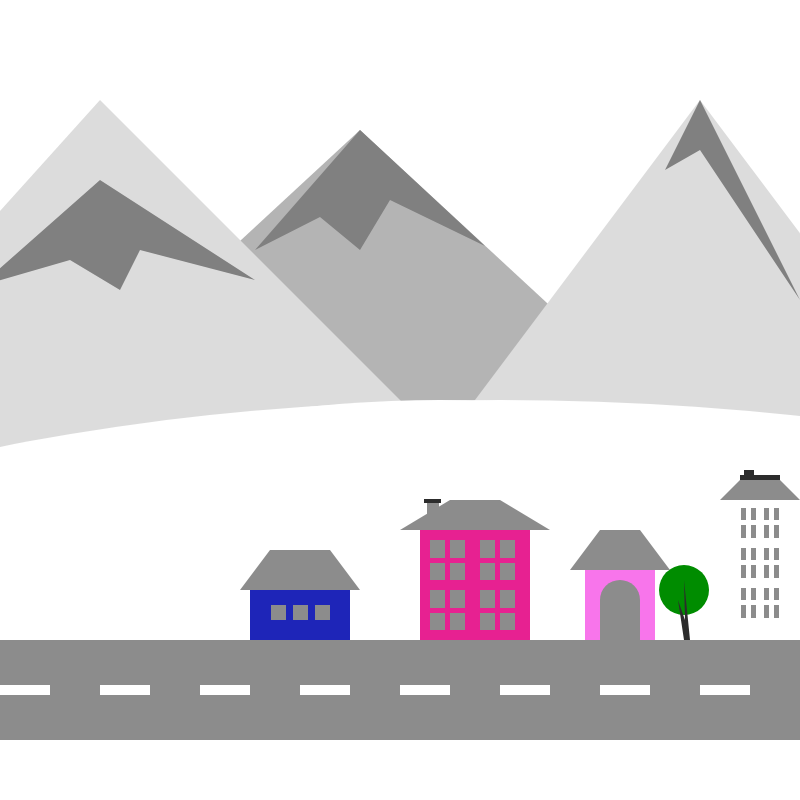
Frame 1 (no input)
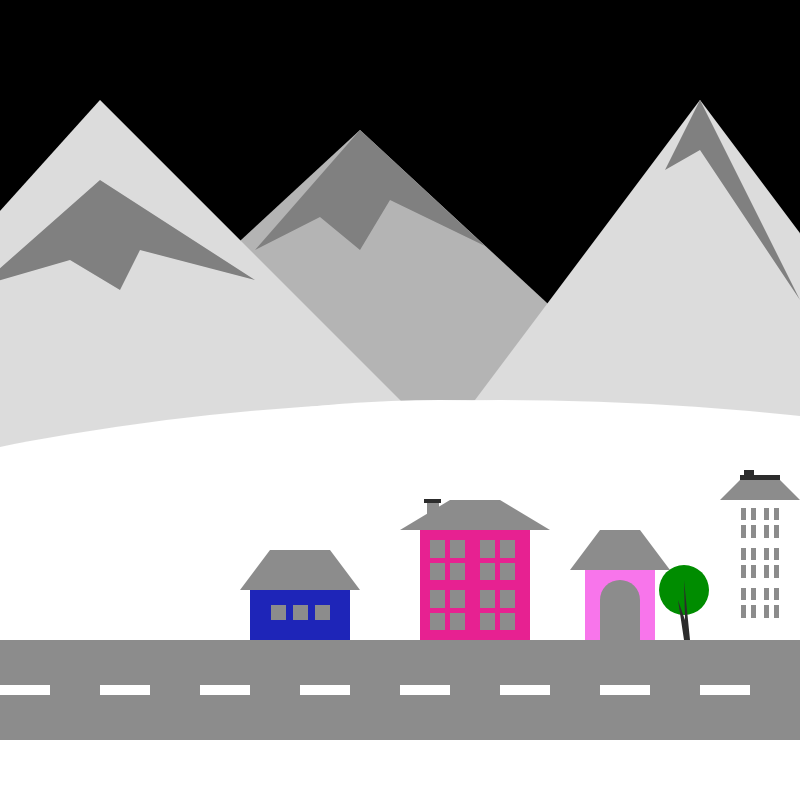
Frame 60 (no input)
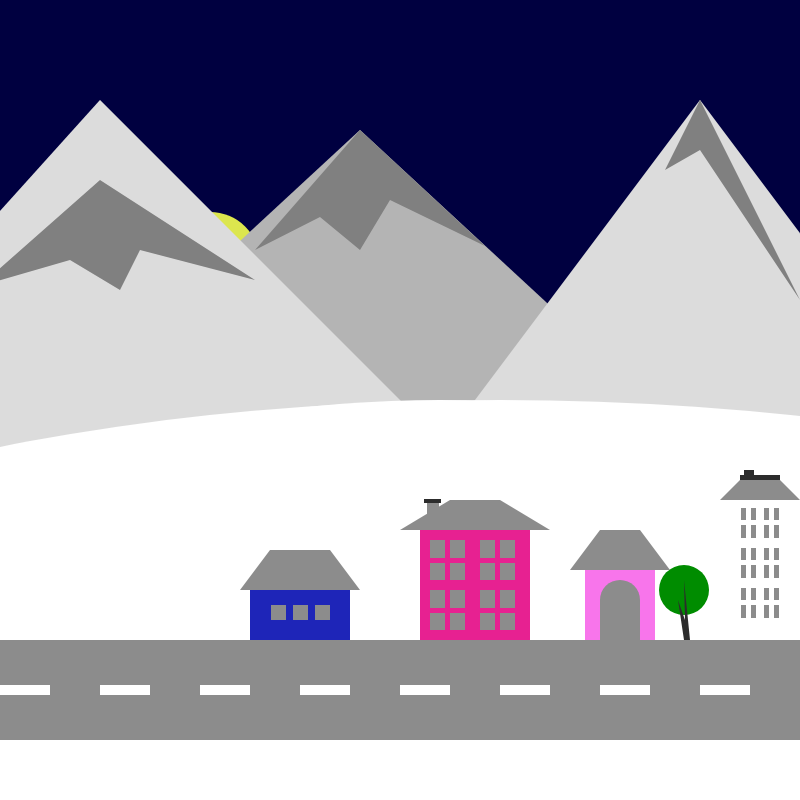
Frame 120 (the mouse pressed at the canvas centre since frame 60)

The p5.js sketch that drew these frames (run headless with seeded random() and noise() and a simulated clock; from frame 60 on, the mouse is pressed at the canvas centre):

// p5.js sketch
// ── sketch.js
let a;
let b;
let c;
let randomColor = '#'+Math.floor(Math.random()*16777215).toString(16); // Zahl ist eine Ganzzahl; Die Ganzzahl soll random Zahl sein ; Farben im Hex-Code --> Farbe mit dem höchsten Wert ist 167777215 
let randomColor2 = '#'+Math.floor(Math.random()*16777215).toString(16);
let randomColor3 = '#'+Math.floor(Math.random()*16777215).toString(16);
let randomColor4 = '#'+Math.floor(Math.random()*16777215).toString(16);


let s = 500; //Variable für Sonnne Start Punkt y-Koordinate
let m = 1000; //Variable für Mond  Start Punkt y-Koordinate 
let speed = 2; //Festgelegte Geschindigkeit wie schnell die Sonne und Mond sich bewegen

function setup() {
  createCanvas(800,800); 
}

function draw() {
  background(0,0,a,200); // Hintergrund mit Variable da sich der Hintergrund ändern soll

if((s>0) && (s < 500)) { //Hintergrundveränderung: Wenn die Sonne zwischen 0 und oder 500 ist (kooridinaten) --> dann gilt a=c
  a = c //Veränderung Hintergrund vorallem die Geschwindigkeit der Anpassung der Farbe beim Hintergrund
}
if((s > -555) && (s < 0)) { //Hintergrundveränderung: Wenn die Sonne zwischen -555 und oder 0 (koordinaten) --> ist dann gilt a=b
  a = b //Veränderung Hintergrund vor allem die Geschwindigkeit der Anpassung der Farbe beim Hintergrund
}

// SUN
fill(220,230,78); //Farbe von der Sonne
ellipse(210,s,100,100); //Kreis erstellt (x-Koordinate, y-Koordinate, Breite, Höhe) --> s = Variable verändert die Lokation der Sonne
s = s - speed 
if(s <= -555){ //Wenn die Sonne bei -555 oder einem kleineren Wert ankommt dann soll sie wieder bei 500 anfangen
  s = 500;

} 
c = (-1.8*(s-300)); //Variable zum verändern des Hintergrunds

// Moon
fill(240); //Farbe von dem Mond
ellipse(210,m,100,100); //Kreis erstellt (x-Koordinate, y-Koordinate, Breite, Höhe) --> s = Variable verändert die Lokation vom Mond
m = m -speed
  if(m<= - 555) { //Wenn der Mond bei -555 oder einem kleineren Wert ankommt 
    m = 500;

  }
b = -300 + m * 1.8;

// Mountain
fill(180,180,180); //Farbe des Berg hinten
strokeWeight(0); //Linienstärke gleich 0 somit keine Linie vorhanden 
triangle(360,130,760,500,-40,500); // Dreieck (x1,y1,x2,y2,x3,y3)
fill(128,128,128); //Farbe von Form auf Berg
strokeWeight(0); //Linienstärke gleich 0 somit keine Linie vorhanden
beginShape(); //Beginn einer Form
vertex(360,130); //Koordinaten von einem Punkt (x,y); verbinden sich zu einer Form 
vertex(485,246);
vertex(390,200);
vertex(360,250);
vertex(320,217);
vertex(255,250);
endShape(CLOSE); //Ende der Form wichtig

//other Moutntain
fill(220,220,220); //Farbe des Berg hinten
strokeWeight(0); //Linienstärke gleich 0 somit keine Linie vorhanden 
triangle(700,100,1000,500,400,500); // Dreieck (x1,y1,x2,y2,x3,y3)
fill(128,128,128); //Form auf Berg
strokeWeight(0); //Linienstärke gleich 0 somit keine Linie vorhanden
beginShape(); //Beginnn einer Form
vertex(700,100); //Koordinaten von einem Punkt (x,y); verbinden sich zu einer form 
vertex(800,300);
vertex(700,150);
vertex(665,170);
vertex(650,200);
endShape(CLOSE); //Ende der Form wichtig

//closer mountain
fill(220,220,220); //Farbe des Berges hinten
strokeWeight(0); //Linienstärke gleich 0 somit keine Linie vorhanden 
triangle(100,100,500,500,-260,500); // Dreieck (x1,y1,x2,y2,x3,y3)
fill(128,128,128); //Form auf Berg
strokeWeight(0); //Linienstärke gleich 0 somit keine Linie vorhanden
beginShape(); //Beginn einer Form
vertex(100,180); //Koordinaten von einem punkt (x,y); verbinden sich zu einer Form 
vertex(255,280);
vertex(140,250);
vertex(120,290);
vertex(70,260);
vertex(-20,286);
endShape(CLOSE);

// Hills
fill(255,255,255); //Farbe von Boden Ellipse
ellipse(500,750,2000,700); //Kreis (x-Koordinate, y-Koordinate, Breite, Höhe)
fill(255,255,255); 
ellipse(440,600,1000,400);


// Haus_eins
fill(140,140,140); //Hausdach (rot,grün,blau)
quad(550,530,500,500,450,500,400,530); //Vieleck (x1,y1,x2,y2,x3,y3,x4,y4)
fill(randomColor);//Rechteck Farbe random siehe oben code 
rect(420,530,110,110); //Rechteck (x- Koordinate, y-Koordinate, Breite, Höhe)

fill(140,140,140);//fenster
rect(430,540,35,40); //Rechteck (x- Koordinate, y-Koordinate, Breite, Höhe)
rect(430,590,35,40);
rect(480,540,35,40);
rect(480,590,35,40);

fill(randomColor); //Selbe Farbe wie Haus
rect(420,558,110,5); //Rechteck (x- Koordinate, y-Koordinate, Breite, Höhe)
rect(445,530,5,110);
rect(420,608,110,5);
rect(495,530,5,110);

fill(140,140,140); //Schornstein Farbe rot,grün,blau
rect(427,500,12,16); //Rechteck (x- Koordinate, y-koordinate, Breite, Höhe)
fill(44); //Dach von Schornstein
rect(424,499,17,4) //Rechteck (x- Koordinate, y-Koordinate, Breite, Höhe)

//Haus_zwei
fill(140,140,140); //Hausdach (rot,grün,blau)
quad(740,480,780,480,800,500,720,500); //Vieleck (x1,y1,x2,y2,x3,y3,x4,y4)
fill(randomColor3);//Rechteck Farbe random siehe oben code 
rect(735,500,50,140);

fill(140,140,140); //Fenster
rect(741,508,15,30); //Rechteck (x- Koordinate, y-koordinate,breite,höhe)
rect(764,508,15,30);
rect(741,548,15,30);
rect(764,548,15,30);
rect(741,588,15,30);
rect(764,588,15,30);

fill(randomColor3); //Rechteck Farbe random siehe oben code 
rect(735,520,50,5); //Rechteck (x- Koordinate, y-Koordinate, Breite, Höhe)
rect(735,560,50,5);
rect(735,600,50,5);
rect(746,500,5,140);
rect(769,500,5,140);

fill(44);
rect(740,475,40,5);
//fill(140,140,140);
rect(744,470,10,9);

//Haus_drei
fill(140,140,140); //Hausdach (rot,grün,blau)
quad(600,530,640,530,670,570,570,570); //Vieleck (x1,y1,x2,y2,x3,y3,x4,y4)
fill(randomColor2);//Rechteck Farbe random siehe oben code 
rect(585,570,70,70);

fill(140,140,140);//Bogenform Tür art mit Kreis und Rechteck
ellipse(620,600, 40);
rect(600,600,40,40);

//Haus_vier
fill(randomColor4);//Rechteck Farbe random siehe oben Code 
quad(250,580,350,580,350,640,250,640);
fill(140,140,140); //Hausdach (rot,grün,blau)
quad(270,550,330,550,360,590,240,590); //Vieleck (x1,y1,x2,y2,x3,y3,x4,y4)


fill(140,140,140);//Fenster haus vier
rect(293,605,15);
rect(271,605,15);
rect(315,605,15);

//Baum_eins
fill(0,140,0); //Ellipse gefüllt
ellipse(684,590,50); //Kreis 
fill(44) //Stamm Form erstellen
beginShape(); //Form gestartet
vertex(684,640); //Koordinaten von einem Punkt (x,y); verbinden sich zu einer Form 
vertex(690,640);
vertex(684,580);
vertex(685,620);
vertex(678,600);
endShape(CLOSE);


//Straße
fill(140,140,140); //Farbe der Straßen
rect(0, 640, 1000, 100,); //Rechteck (x-Koordinate, y-Koordinate, Breite, Höhe)

//Striche auf der Straße (Bedingung immer erfüllt)
for( i = 0; i < 20 ; i++){
  fill(455)
  rect(i*100,685,50,10)
  }

}
